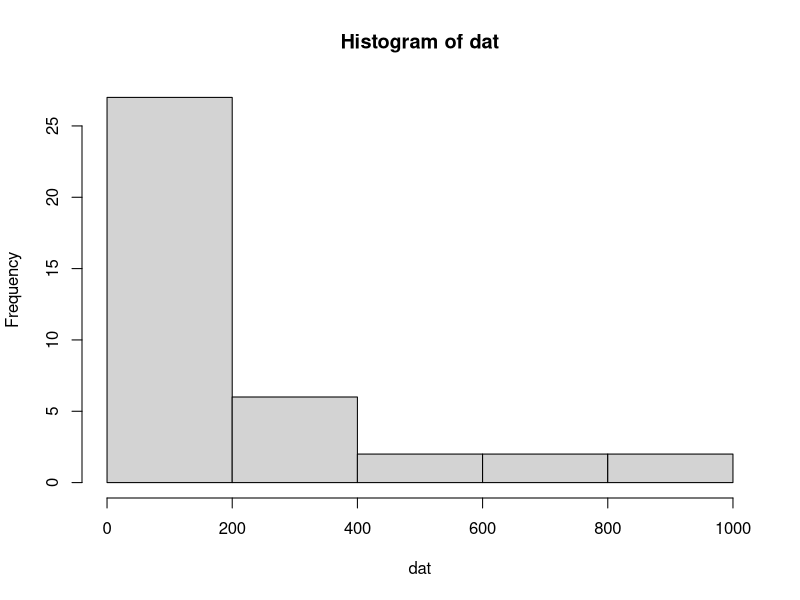

Reproduce this figure in R.

# Exercise 6.3-1  --------------------------------------------------------
# ordered stats

# read the data
dat <- scan('Data415/E6_3-01.txt')
hist(dat)

time_in_order = sort(dat)
n = length(dat)
p = seq(1, n, 1)
percentile_time = as.numeric(p / (n + 1))
# find ordered statistics
time_in_order

# find median and 80% percentile
median(time_in_order) # 146
percentile_time 
percentile_time <= 0.8

time_in_order[33]
quantile(time_in_order, probs = c(0.5, 0.8))

# find first quantile and third quantile of the sample
quantile(time_in_order, probs = c(0.25, 0.75))

# corrections based on textbook definitions (k = n + 1, k=40,  40 x 0.5 = 20th)
time_in_order[20]
time_in_order[32]
time_in_order[30]
